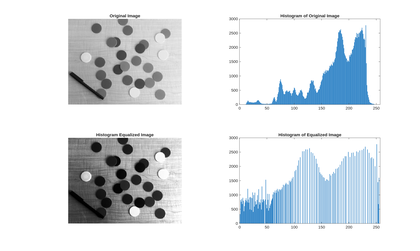
%> input picture L1/report/im2_histograms.png, 420 x 251 px, shrunk from 2182 x 1304 before the run, given in place of im3.png, which was not available
$ octave question3.m   (GNU Octave 9; MATLAB toolbox functions it lacks are replaced by stand-ins)
%> lines starting %> are read from the running program, lines starting %| are printed output that depends on the picture; pictures that were not available may be replaced by others from this repository, and a replacement may not be noted
% Load the image
imc = imread("./L1/im3.png");
%> imc is the input picture: size 251x420x3 uint8; mean R, G, B 223.1, 227.7, 231.4

% Convert to grayscale
img = rgb2gray(imc);
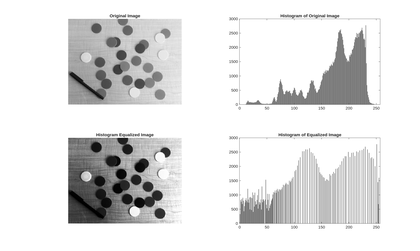
%> img: size 251x420 uint8; min 0, max 255, mean 226.8

% Rotate the image by 90 degrees
theta = pi / 2;

% Transformation matrix for rotation
R = [cos(theta) sin(theta) 0;
     -sin(theta) cos(theta) 0;
     0 0 1];

function [rot_img] = rotate_image(img, R)
%> called with R = [6.12e-17 1 0; -1 6.12e-17 0; 0 0 1]
    % Rotate image `img` using the transformation matrix `R`
    [y_max, x_max] = size(img);
%> y_max = 251; x_max = 420
    fprintf('Image size: %d x %d\n', y_max, x_max);
%| Image size: 251 x 420
    corners = [0, 0, 1;
               x_max, 0, 1;
               0, y_max, 1;
               x_max, y_max, 1]; % Corner points of the image
%> corners = [0 0 1; 420 0 1; 0 251 1; 420 251 1]

    new_corners = corners * R; % New location of corners
    new_width = round(max(new_corners(:, 1)) - min(new_corners(:, 1)));
%> new_width = 251
    new_height = round(max(new_corners(:, 2)) - min(new_corners(:, 2)));
    min_width = abs(min(new_corners(:, 1)));
    min_height = abs(min(new_corners(:, 2)));
    min_width = round(min_width) + 1;
    min_height = round(min_height) + 1;

    rot_img = zeros(new_height, new_width);

    for i = 1:y_max
        for j = 1:x_max
            temp = ([j - 1, i - 1, 1]) * R;
            x_new = round(temp(1, 1)) + min_width;
            y_new = round(temp(1, 2)) + min_height;
            rot_img(y_new, x_new) = img(i, j);
        end
    end
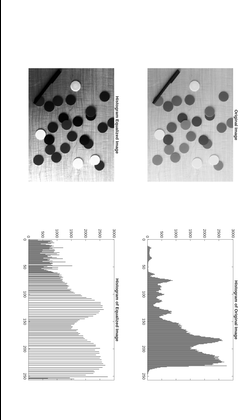
%> rot_img: size 420x252 double; min 0, max 255, mean 225.9
end

tic; % Start timing
rot_img_custom = rotate_image(img, R);
custom_time = toc;

% Rotate the image by 90 degrees using inbuilt functions
tic; % Start timing
% Create the transformation matrix using maketform
tform = maketform('affine', R);
% Apply the transformation using imtransform
rot_img_inbuilt = imtransform(img, tform);
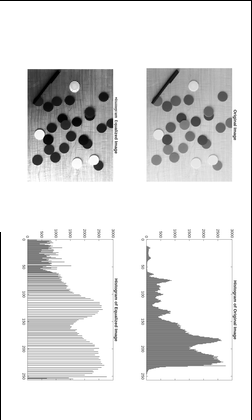
%> rot_img_inbuilt: size 420x252 uint8; min 0, max 255, mean 225.2
inbuilt_time = toc; % End timing

% Display the rotated image using inbuilt functions
figure('Units', 'normalized', 'Position', [0.1, 0.1, 0.8, 0.8]);
set(gcf, 'PaperPositionMode', 'auto');
set(gcf, 'Units', 'normalized');

% Create very tight subplot layout
p = get(gcf, 'Position');

subplot(2, 2, 1);
imshow(imc, []);
title('Original Image');

subplot(2, 2, 2);
imshow(rot_img_inbuilt, []);
title('Rotated Image (Inbuilt Function)');
text(size(rot_img_inbuilt, 2) - 100, size(rot_img_inbuilt, 1) - 20, sprintf('Time: %.4f sec', inbuilt_time), 'Color', 'white', 'FontSize', 8, 'BackgroundColor', [0 0 0 0.5]);

subplot(2, 2, 3);
imshow(rot_img_custom, []);
title('Rotated Image (Custom Code)');
text(size(rot_img_custom, 2) - 100, size(rot_img_custom, 1) - 20, sprintf('Time: %.4f sec', custom_time), 'Color', 'white', 'FontSize', 8, 'BackgroundColor', [0 0 0 0.5]);

subplot(2, 2, 4);
bar([custom_time, inbuilt_time]);
set(gca, 'xticklabel', {'Custom Code', 'Inbuilt Function'});
title('Performance Comparison');
ylabel('Time (seconds)');
grid on;
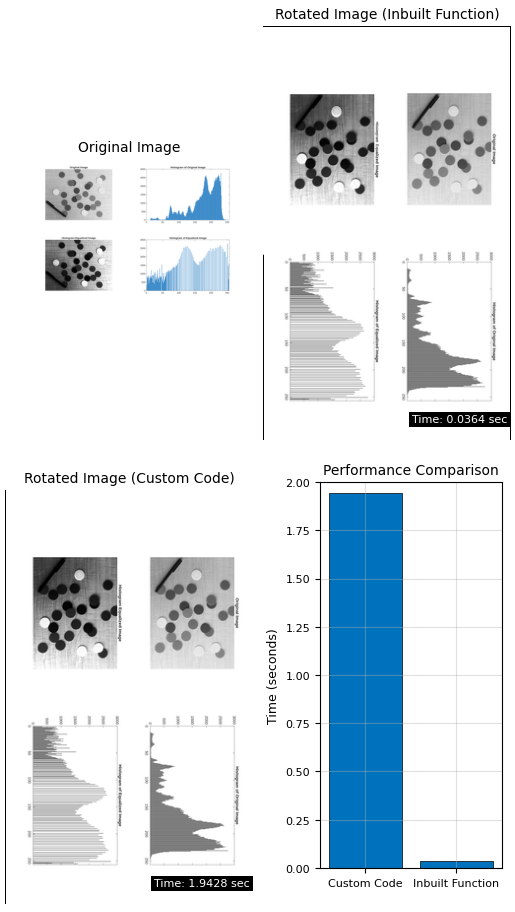
%> figure redrawn from the program's plot data, 4 panels

% Compare the speed
fprintf('Time taken using custom code: %.4f seconds\n', custom_time);
fprintf('Time taken using inbuilt functions: %.4f seconds\n', inbuilt_time);

% save the figure
saveas(gcf, './L1/report/img3_q1.png', 'png');

H = size(img, 1); % Read the height of the image
W = size(img, 2); % Read the width of the image

Hist_arr = zeros(1, 256); % Array for holding the (original) histogram
Hist_eq_arr = zeros(1, 256); % Array for holding the (equalized) histogram

CDF_array = zeros(1, length(Hist_arr)); % array to hold cumulative distribution function (CDF)

hist_eq_img = uint8(zeros(H, W)); % A 2D array for keeping histogram equalized image (intensity in 8 bit integers)

for i = 1:H
    for j = 1:W
        Hist_arr(1, img(i, j) + 1) = Hist_arr (1, img(i, j) + 1) + 1;
    end
end
%> after the loop, Hist_arr = 256 values, max 71667 at index 255, min 0 at index 256, mean 411.8

Hist_arr_pdf = Hist_arr / (H * W); % PDF
%> Hist_arr_pdf = 256 values, max 0.68 at index 255, min 0 at index 256, mean 0.00391

dummy1 = 0; % A dummy variable to hold the summation results

for k = 1:length(Hist_arr) % Generating the CDF from PDF
    dummy1 = dummy1 + Hist_arr_pdf(k);
    CDF_array(k) = dummy1;
end
%> this loop made 256 passes
%> dummy1 on passes 1 to 3: 0.000446, 0.000778, 0.00115
%> after the loop, CDF_array = 256 values from 0.000446 to 1; dummy1 = 1

for l = 1:H % Histogram equalization
    for m = 1:W
        hist_eq_img(l, m) = round(CDF_array(img(l, m) + 1) * (length(Hist_arr_pdf) - 1)); % scale to 255 and round to nearest integer
        Hist_eq_arr(1, hist_eq_img(l, m) + 1) = Hist_eq_arr (1, hist_eq_img(l, m) + 1) + 1; % Its histogram
    end
end
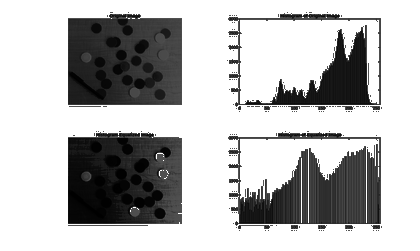
%> hist_eq_img: size 251x420 uint8; min 0, max 255, mean 186.5
%> after the loop, Hist_eq_arr = 256 values, max 71667 at index 255, min 0 at index 20, mean 411.8

figure;
subplot(2, 2, 1);
imshow(img);
title('Original Image');
subplot(2, 2, 2);
bar(Hist_arr);
title('Histogram of Original Image');
subplot(2, 2, 3);
imshow(hist_eq_img);
title('Histogram Equalized Image');
subplot(2, 2, 4);
bar(Hist_eq_arr);
title('Histogram of Equalized Image');
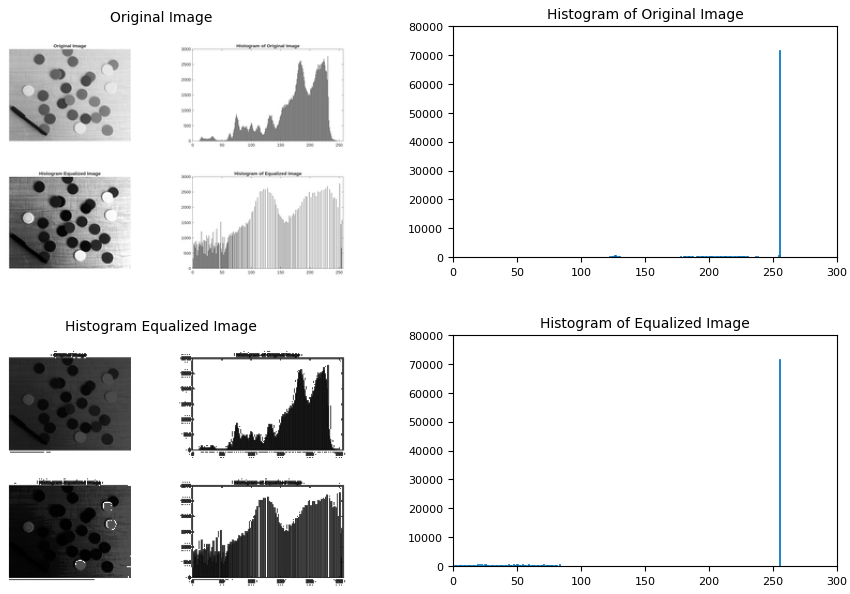
%> figure redrawn from the program's plot data, 4 panels

% Save the histogram equalized image
saveas(gcf, './L1/report/img3_hist_eq.png', 'png');

$ run again, on L1/report/img2_cdf_orig.png
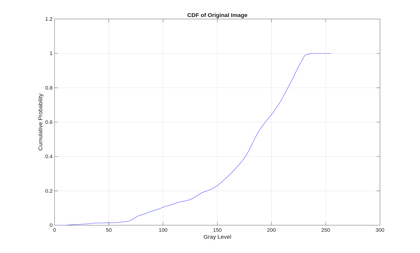
%> input picture L1/report/img2_cdf_orig.png, 420 x 253 px, shrunk from 1679 x 1011 before the run, given in place of im3.png, which was not available
%> imc is the input picture: size 253x420x3 uint8; mean R, G, B 253.2, 253.2, 253.4
%| Image size: 253 x 420
%> `grid on;`:
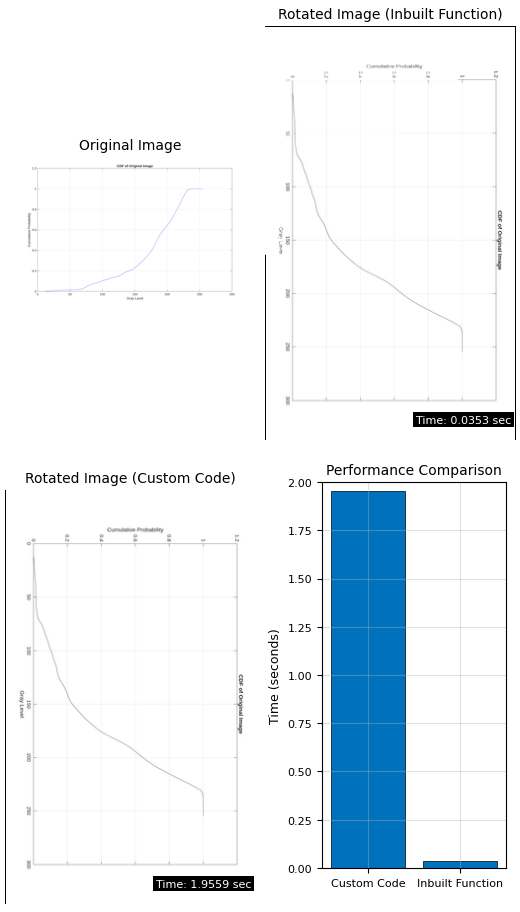
%> figure redrawn from the program's plot data, 4 panels
%> after the loop `for i = 1:H`: Hist_arr = 256 values, max 97885 at index 255, min 0 at index 1, mean 415.1
%> Hist_arr_pdf = 256 values, max 0.921 at index 255, min 0 at index 1, mean 0.00391
%> after the loop `for k = 1:length(Hist_arr)`: CDF_array = 256 values from 0 to 1; dummy1 = 1
%> after the loop `for l = 1:H`: Hist_eq_arr = 256 values, max 97885 at index 255, min 0 at index 7, mean 415.1
%> `title('Histogram of Equalized Image');`:
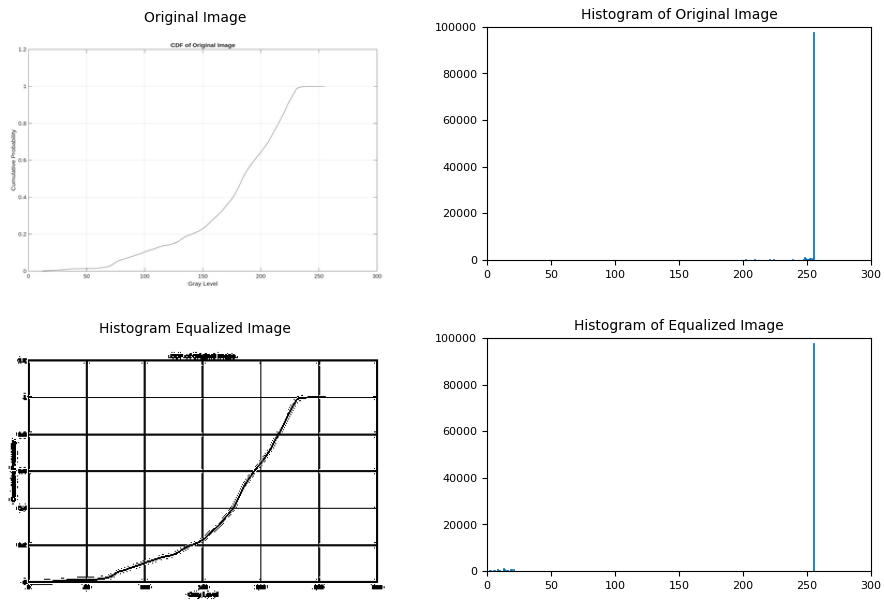
%> figure redrawn from the program's plot data, 4 panels

$ run again, on L1/report/img2_equalized.png
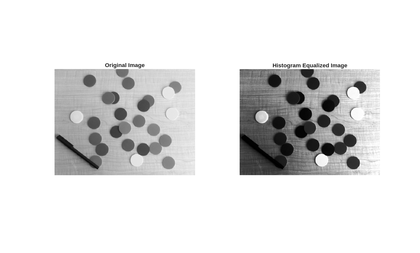
%> input picture L1/report/img2_equalized.png, 420 x 253 px, shrunk from 1679 x 1011 before the run, given in place of im3.png, which was not available
%> imc is the input picture: size 253x420x3 uint8; min 0, max 255, mean 225.6
%| Image size: 253 x 420
%> after the loop `for i = 1:H`: Hist_arr = 256 values, max 75166 at index 255, min 0 at index 256, mean 415.1
%> Hist_arr_pdf = 256 values, max 0.707 at index 255, min 0 at index 256, mean 0.00391
%> the loop `for k = 1:length(Hist_arr)` made 256 passes
%> dummy1 on passes 1 to 3: 0.000471, 0.000988, 0.00165
%> after the loop `for k = 1:length(Hist_arr)`: CDF_array = 256 values from 0.000471 to 1; dummy1 = 1
%> after the loop `for l = 1:H`:
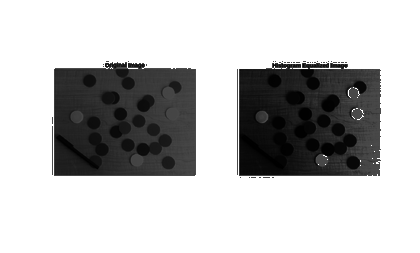
%> hist_eq_img: size 253x420 uint8; min 0, max 255, mean 191.4
%> after the loop `for l = 1:H`: Hist_eq_arr = 256 values, max 75166 at index 255, min 0 at index 77, mean 415.1
%> `title('Histogram of Equalized Image');`:
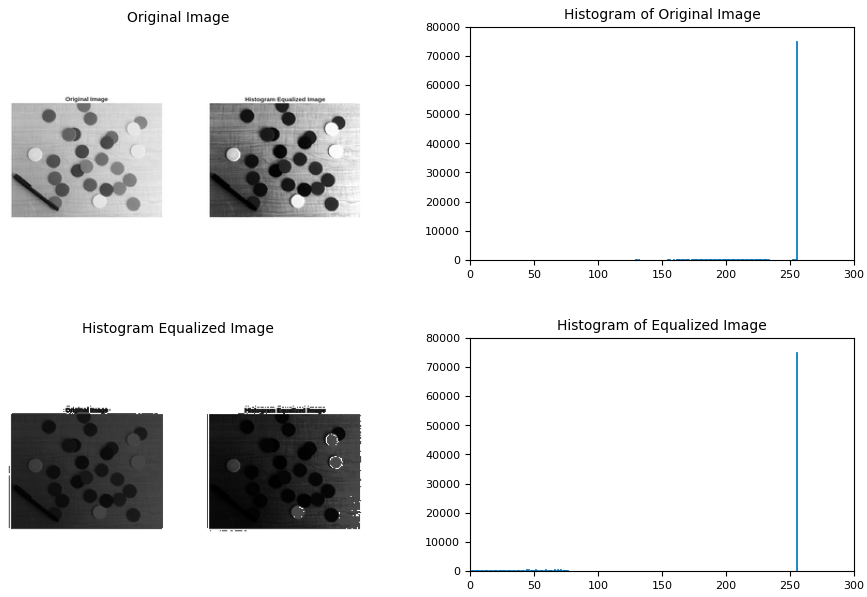
%> figure redrawn from the program's plot data, 4 panels
